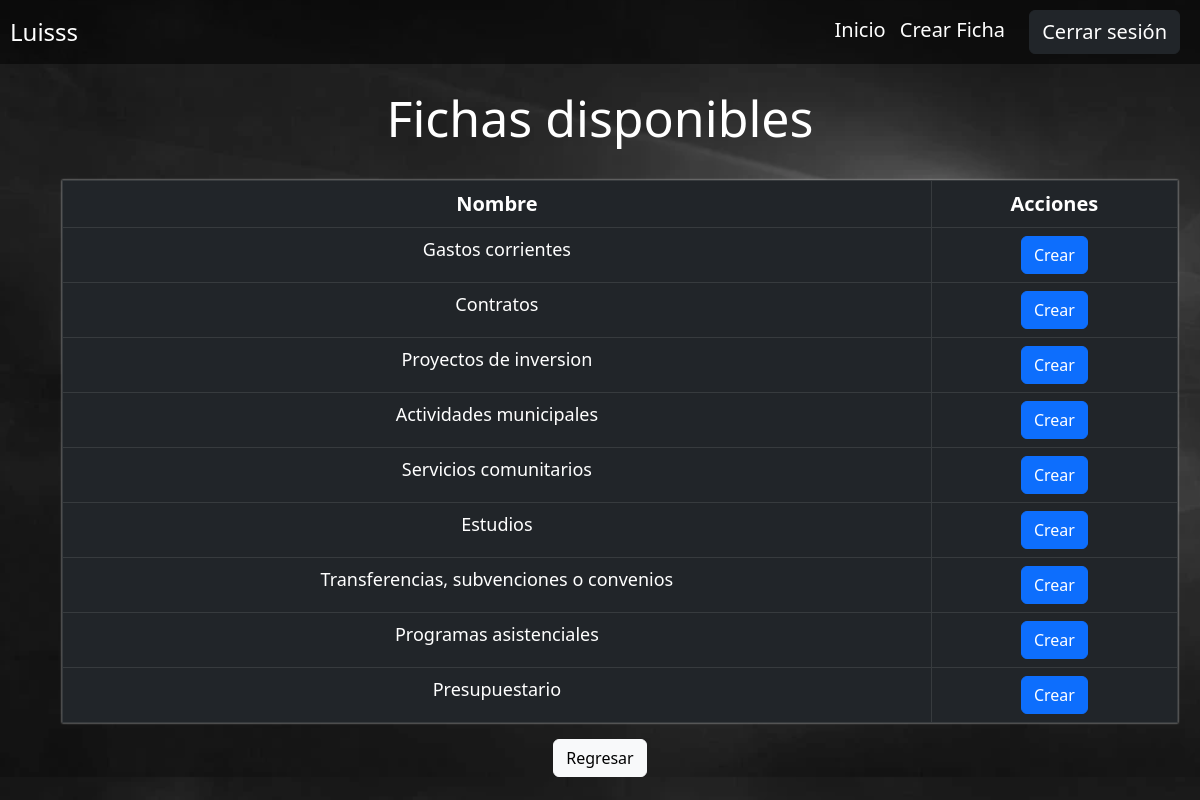
The app's page /Usuario/crear_ficha.php (signed in) with its own data.
### tables this page shows
CREATE TABLE `tipo_ficha` (
  `id_tipo_ficha` int(11) NOT NULL,
  `desc_tipo_ficha` varchar(45) NOT NULL,
  `codigo_tipo_ficha` varchar(50) NOT NULL,
  `estado` varchar(20) NOT NULL
);

### Usuario/crear_ficha.php (the view, shortened to what this page needs)
<?php
require("/xampp/htdocs/Sistema/controladores/conexion.php");
$sql = $conexion->query("SELECT * FROM tipo_ficha where estado = 'habilitado'");
?>
<!doctype html>
<html lang="en">
<head>
  <link href="https://cdn.jsdelivr.net/npm/bootstrap@5.3.0-alpha1/dist/css/bootstrap.min.css" rel="stylesheet">
</head>
<tbody>
  <div class="header">
    <h1><?php echo $_SESSION['nombre'] ?></h1>
    <div>
      <a href="../Usuario/inicio_usuario.php">Inicio</a>
      <a href="../Usuario/crear_ficha.php">Crear Ficha</a>
      <a href="../controladores/usuario_cerrar_session.php">
        <button type="button" class="btn btn-dark">Cerrar sesión</button>
      </a>
    </div>
  </div>
</tbody>
<br>
<body>
  <div class='container' >
    <h1 style="text-align: center; font-size: 50px; color:white">Fichas disponibles</h1>
    <br>
    <table class="table table-bordered table-hover table-dark table-responsive">
      <thead>
        <tr>
          <th scope="col" style="font-size: 20px; font-weight: bold;">Nombre</th>
          <th scope="col" style="font-size: 20px; font-weight: bold;">Acciones</th>
        </tr>
      </thead>
      <tbody>
        <?php
        while ($datos = $sql->fetch_object()) { ?>
          <tr>
            <td style="color:white; font-size:18px;"><?= $datos->desc_tipo_ficha ?></td>
            <td><a href="Tipo_fichas/<?= $datos->codigo_tipo_ficha ?>.php" type="button" class="btn btn-primary" style="font-size: 16px;">Crear</a></td>
          </tr>
        <?php } ?>
      </tbody>
    </table>
    <center><a href="../Usuario/inicio_usuario.php"" class="btn btn-light">Regresar</a></center>
  </div>
</body>
</html>

### Usuario/crear_ficha.php (style rules this page uses)
body { background-image: url('../img/1366_2000.webp'); background-size: cover; }
.header { display: flex; justify-content: space-between; align-items: center; padding: 10px; background-color: rgba(1, 0, 0, 0.5); background-blend-mode: multiply; color: white; }
.header h1 { margin: 0; font-size: 24px; }
.header a { color: white; text-decoration: none; margin-right: 10px; font-size: 20px; }
.header button { margin-left: 10px; font-size: 20px; }
table { border-collapse: collapse; margin-left: 20px; text-align: center; box-shadow: 0px 0px 2px #c2c2c2; }
th, td { padding: 5px; color: white; }

### records on screen
tipo_ficha: desc_tipo_ficha "Gastos corrientes"
tipo_ficha: desc_tipo_ficha "Contratos"
tipo_ficha: desc_tipo_ficha "Proyectos de inversion"
tipo_ficha: desc_tipo_ficha "Actividades municipales"
tipo_ficha: desc_tipo_ficha "Servicios comunitarios"
tipo_ficha: desc_tipo_ficha "Estudios"
tipo_ficha: desc_tipo_ficha "Transferencias, subvenciones o convenios"
tipo_ficha: desc_tipo_ficha "Programas asistenciales"
tipo_ficha: desc_tipo_ficha "Presupuestario"

### other values on screen
$_SESSION['nombre'] "Luisss"
